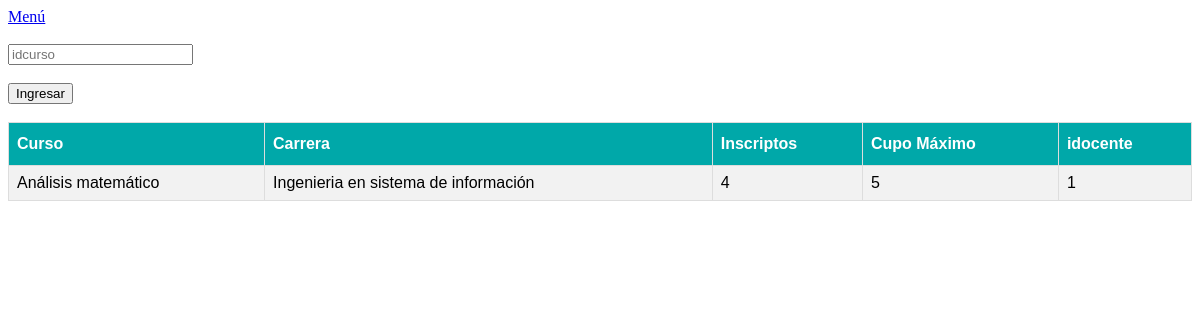
Screenshot of /consultas/consultar_curso.php?idcurso=1 with the database file from the repository.
### tables this page shows
CREATE TABLE curso (
    identificador  integer PRIMARY KEY NOT NULL,
    idcarrera 		integer REFERENCES carrera (identificador),    
    nombre       varchar(40) NOT NULL,
    descripcion      varchar(250),
    cupomaximo 	smallint NOT NULL,
    anio			smallint NOT NULL   
);

CREATE TABLE carrera (
    identificador  integer PRIMARY KEY NOT NULL,
    nombre       varchar(40) NOT NULL,
    descripcion      varchar(250),
    fechadesde		date NOT NULL,
    fechahasta 	date
);

### consultas/consultar_curso.php (the view, shortened to what this page needs)
<?php
	include __DIR__ . '/../head.php';
?>
<body>
<div class="login-page">
  <div class="form">
		<a href="../index.php">Menú</a><br><br>
    <form class="login-form" name="form1" method="GET" action="">
      <input type="text" placeholder="idcurso" name="idcurso" maxlength="20"/><br><br>
      <input id="boton" type="submit" name="submit1" value="Ingresar"><br><br>
    </form>
  </div>
</div>
</body>
</html>
<?php
  include __DIR__ . '/../defines.php';
	if ($_SERVER['REQUEST_METHOD'] == 'GET'){
			$idcurso = $_GET['idcurso'];
			$sql = "SELECT curso.nombre , carrera.nombre, COUNT(inscripciones_curso.idcurso), curso.cupomaximo, curso.iddocente
			FROM ((curso
			INNER JOIN carrera ON curso.idcarrera = carrera.identificador)
			INNER JOIN inscripciones_curso ON inscripciones_curso.idcurso = curso.identificador)
			WHERE curso.identificador = $idcurso
			GROUP BY curso.nombre, carrera.nombre, curso.cupomaximo;";
		  if ($result=mysqli_query($mysqli,$sql))
			{
				if(mysqli_num_rows($result)==0){
					echo "No se encuentra el curso con el id: ".$idcurso;
				}else{
					echo "<table id='tablaDatos'>";
					echo "<tr><th>Curso</th><th>Carrera</th><th>Inscriptos</th><th>Cupo Máximo</th><th>idocente</th></tr>";
					while ($row=mysqli_fetch_row($result))
			    {
			      echo "<tr>";
			      foreach($row as $key => $value){
			        echo "<td>".$value."</td>";
			      }
			      echo "</tr>";
			    }
			    echo "</table>";
				}
		  }else{
		    echo $result->$error;
		  }
	}
	?>

### css/style.css (style rules this page uses)
#tablaDatos { font-family: "Trebuchet MS", Arial, Helvetica, sans-serif; border-collapse: collapse; width: 100%; }
#tablaDatos td, #tablaDatos th { border: 1px solid #ddd; padding: 8px; }
#tablaDatos tr:nth-child(even) { background-color: #f2f2f2; }
#tablaDatos th { padding-top: 12px; padding-bottom: 12px; text-align: left; background-color: #00A8A9; color: white; }

### rows the page displays
curso: nombre "Análisis matemático", idcarrera.nombre "Ingenieria en sistema de información", value "4", cupomaximo "5", iddocente "1"
